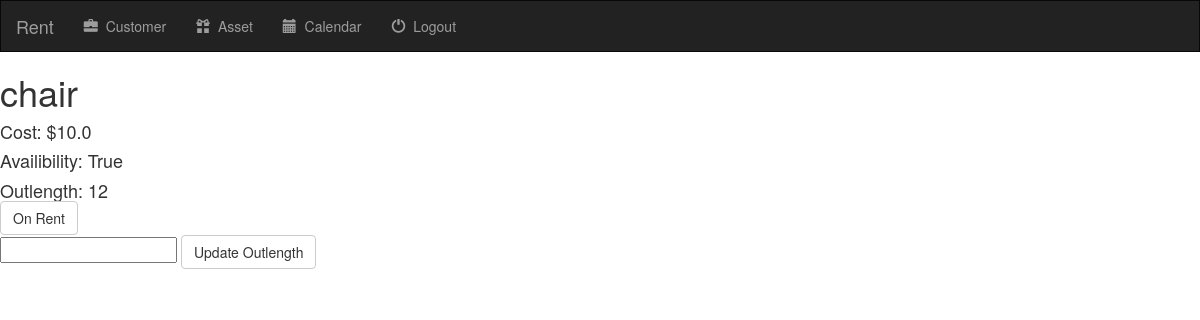
Page /assetdata/1/availibility/ on the committed database.
### AssetData/models.py (models this page shows, shortened)
class Asset(models.Model):
	cost         = models.FloatField()                 #cost of rent for the item
	name         = models.CharField(max_length = 250)  #name of item
	availibility = models.BooleanField(default = True) #if an item is available for rent or not
	outLength    = models.IntegerField(default = 0)    #number of days until item returns
	dateRented   = models.DateField(_("Date"), default=datetime.date.today)

### AssetData/views.py (the view)
# urls.py: url(r'^(?P<asset_id>[0-9]+)/availibility/$', views.onRent, name='availibility'),
def onRent(request, asset_id):
	asset = get_object_or_404(Asset, pk=asset_id)
	try:
		allAssets = Asset.objects.all()
	except (KeyError, Asset.DoesNotExist):
		return render(request, 'AssetData/detail.html', {
			'asset':asset,
			'error_message': "You did not select a valid asset"
			})
	else:
		asset.availibility = not(asset.availibility)
		asset.save()
		if request.method == 'POST':
			asset.outLength = request.POST.get('textfield', 0)
			asset.save()
		return render(request, 'assetdata/detail.html', {'allAsset': allAssets, 'asset_id': asset.id, 'asset': asset})

### AssetData/templates/AssetData/detail.html (shortened to what this page needs)
{% extends 'template/template/base.html' %}
{% block body %}
<h1>{{asset.name}}</h1>
<h4>Cost: ${{asset.cost}}</h4>
<h4>Availibility: {{asset.availibility}} </h4>
<h4>Outlength: {{asset.outLength}}</h4>
<form action="{% url 'AssetData:availibility' asset_id %}" method="post">
 	<input type="submit" class="btn btn-default" value="On Rent">
</form>
<form method="POST" action="{% url 'AssetData:availibility' asset_id %}">
<input type="text" name="textfield">
<button type="submit" class="btn btn-default">Update Outlength</button>
</form>
{% endblock %}

### CustomerData/static/CustomerData/css/stylesheet.css (style rules this page uses)
h4 { margin-bottom: 0px; padding-bottom: 0px; }
html, body { height: 100%; min-height: 100%; }

### rows in the picture
Asset: name "chair", cost "10.0", availibility "True", outLength "12"
